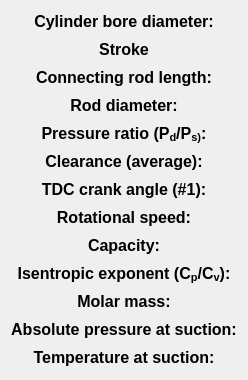
     <widget class="QWidget" name="verticalLayoutWidget_12">
      <property name="geometry">
       <rect>
        <x>20</x>
        <y>14</y>
        <width>239</width>
        <height>377</height>
       </rect>
      </property>
      <layout class="QVBoxLayout" name="verticalLayout_12">
       <item>
        <widget class="QLabel" name="label_20">
         <property name="minimumSize">
          <size>
           <width>0</width>
           <height>22</height>
          </size>
         </property>
         <property name="maximumSize">
          <size>
           <width>16777215</width>
           <height>22</height>
          </size>
         </property>
         <property name="font">
          <font>
           <family>Arial</family>
           <pointsize>12</pointsize>
           <weight>75</weight>
           <italic>false</italic>
           <bold>true</bold>
          </font>
         </property>
         <property name="text">
          <string>&lt;html&gt;&lt;head/&gt;&lt;body&gt;&lt;p align=&quot;center&quot;&gt;Cylinder bore diameter:&lt;/p&gt;&lt;/body&gt;&lt;/html&gt;</string>
         </property>
         <property name="alignment">
          <set>Qt::AlignCenter</set>
         </property>
        </widget>
       </item>
       <item>
        <widget class="QLabel" name="label_21">
         <property name="minimumSize">
          <size>
           <width>0</width>
           <height>22</height>
          </size>
         </property>
         <property name="maximumSize">
          <size>
           <width>16777215</width>
           <height>22</height>
          </size>
         </property>
         <property name="font">
          <font>
           <family>Arial</family>
           <pointsize>12</pointsize>
           <weight>75</weight>
           <italic>false</italic>
           <bold>true</bold>
          </font>
         </property>
         <property name="text">
          <string>&lt;html&gt;&lt;head/&gt;&lt;body&gt;&lt;p align=&quot;center&quot;&gt;Stroke&lt;/p&gt;&lt;/body&gt;&lt;/html&gt;</string>
         </property>
         <property name="alignment">
          <set>Qt::AlignCenter</set>
         </property>
        </widget>
       </item>
       <item>
        <widget class="QLabel" name="label_22">
         <property name="minimumSize">
          <size>
           <width>0</width>
           <height>22</height>
          </size>
         </property>
         <property name="maximumSize">
          <size>
           <width>16777215</width>
           <height>22</height>
          </size>
         </property>
         <property name="font">
          <font>
           <family>Arial</family>
           <pointsize>12</pointsize>
           <weight>75</weight>
           <italic>false</italic>
           <bold>true</bold>
          </font>
         </property>
         <property name="text">
          <string>&lt;html&gt;&lt;head/&gt;&lt;body&gt;&lt;p align=&quot;center&quot;&gt;Connecting rod length:&lt;/p&gt;&lt;/body&gt;&lt;/html&gt;</string>
         </property>
         <property name="alignment">
          <set>Qt::AlignCenter</set>
         </property>
        </widget>
       </item>
       <item>
        <widget class="QLabel" name="label_23">
         <property name="minimumSize">
          <size>
           <width>0</width>
           <height>22</height>
          </size>
         </property>
         <property name="maximumSize">
          <size>
           <width>16777215</width>
           <height>22</height>
          </size>
         </property>
         <property name="font">
          <font>
           <family>Arial</family>
           <pointsize>12</pointsize>
           <weight>75</weight>
           <italic>false</italic>
           <bold>true</bold>
          </font>
         </property>
         <property name="text">
          <string>&lt;html&gt;&lt;head/&gt;&lt;body&gt;&lt;p align=&quot;center&quot;&gt;Rod diameter:&lt;/p&gt;&lt;/body&gt;&lt;/html&gt;</string>
         </property>
         <property name="alignment">
          <set>Qt::AlignCenter</set>
         </property>
        </widget>
       </item>
       <item>
        <widget class="QLabel" name="label_26">
         <property name="minimumSize">
          <size>
           <width>0</width>
           <height>22</height>
          </size>
         </property>
         <property name="maximumSize">
          <size>
           <width>16777215</width>
           <height>22</height>
          </size>
         </property>
         <property name="font">
          <font>
           <family>Arial</family>
           <pointsize>12</pointsize>
           <weight>75</weight>
           <italic>false</italic>
           <bold>true</bold>
          </font>
         </property>
         <property name="text">
          <string>&lt;html&gt;&lt;head/&gt;&lt;body&gt;&lt;p align=&quot;center&quot;&gt;Pressure ratio (P&lt;span style=&quot; vertical-align:sub;&quot;&gt;d&lt;/span&gt;/P&lt;span style=&quot; vertical-align:sub;&quot;&gt;s)&lt;/span&gt;:&lt;/p&gt;&lt;/body&gt;&lt;/html&gt;</string>
         </property>
         <property name="alignment">
          <set>Qt::AlignCenter</set>
         </property>
        </widget>
       </item>
       <item>
        <widget class="QLabel" name="label_27">
         <property name="minimumSize">
          <size>
           <width>0</width>
           <height>22</height>
          </size>
         </property>
         <property name="maximumSize">
          <size>
           <width>16777215</width>
           <height>22</height>
          </size>
         </property>
         <property name="font">
          <font>
           <family>Arial</family>
           <pointsize>12</pointsize>
           <weight>75</weight>
           <italic>false</italic>
           <bold>true</bold>
          </font>
         </property>
         <property name="text">
          <string>&lt;html&gt;&lt;head/&gt;&lt;body&gt;&lt;p align=&quot;center&quot;&gt;Clearance (average):&lt;/p&gt;&lt;/body&gt;&lt;/html&gt;</string>
         </property>
         <property name="alignment">
          <set>Qt::AlignCenter</set>
         </property>
        </widget>
       </item>
       <item>
        <widget class="QLabel" name="label_28">
         <property name="minimumSize">
          <size>
           <width>0</width>
           <height>22</height>
          </size>
         </property>
         <property name="maximumSize">
          <size>
           <width>16777215</width>
           <height>22</height>
          </size>
         </property>
         <property name="font">
          <font>
           <family>Arial</family>
           <pointsize>12</pointsize>
           <weight>75</weight>
           <italic>false</italic>
           <bold>true</bold>
          </font>
         </property>
         <property name="text">
          <string>&lt;html&gt;&lt;head/&gt;&lt;body&gt;&lt;p align=&quot;center&quot;&gt;TDC crank angle (#1):&lt;/p&gt;&lt;/body&gt;&lt;/html&gt;</string>
         </property>
         <property name="alignment">
          <set>Qt::AlignCenter</set>
         </property>
        </widget>
       </item>
       <item>
        <widget class="QLabel" name="label_30">
         <property name="minimumSize">
          <size>
           <width>0</width>
           <height>22</height>
          </size>
         </property>
         <property name="maximumSize">
          <size>
           <width>16777215</width>
           <height>22</height>
          </size>
         </property>
         <property name="font">
          <font>
           <family>Arial</family>
           <pointsize>12</pointsize>
           <weight>75</weight>
           <italic>false</italic>
           <bold>true</bold>
          </font>
         </property>
         <property name="text">
          <string>&lt;html&gt;&lt;head/&gt;&lt;body&gt;&lt;p align=&quot;center&quot;&gt;Rotational speed:&lt;/p&gt;&lt;/body&gt;&lt;/html&gt;</string>
         </property>
         <property name="alignment">
          <set>Qt::AlignCenter</set>
         </property>
        </widget>
       </item>
       <item>
        <widget class="QLabel" name="label_33">
         <property name="minimumSize">
          <size>
           <width>0</width>
           <height>22</height>
          </size>
         </property>
         <property name="maximumSize">
          <size>
           <width>16777215</width>
           <height>22</height>
          </size>
         </property>
         <property name="font">
          <font>
           <family>Arial</family>
           <pointsize>12</pointsize>
           <weight>75</weight>
           <italic>false</italic>
           <bold>true</bold>
          </font>
         </property>
         <property name="text">
          <string>&lt;html&gt;&lt;head/&gt;&lt;body&gt;&lt;p align=&quot;center&quot;&gt;Capacity:&lt;/p&gt;&lt;/body&gt;&lt;/html&gt;</string>
         </property>
         <property name="alignment">
          <set>Qt::AlignCenter</set>
         </property>
        </widget>
       </item>
       <item>
        <widget class="QLabel" name="label_46">
         <property name="minimumSize">
          <size>
           <width>0</width>
           <height>22</height>
          </size>
         </property>
         <property name="maximumSize">
          <size>
           <width>16777215</width>
           <height>22</height>
          </size>
         </property>
         <property name="font">
          <font>
           <family>Arial</family>
           <pointsize>12</pointsize>
           <weight>75</weight>
           <italic>false</italic>
           <bold>true</bold>
          </font>
         </property>
         <property name="text">
          <string>&lt;html&gt;&lt;head/&gt;&lt;body&gt;&lt;p align=&quot;center&quot;&gt;Isentropic exponent (C&lt;span style=&quot; vertical-align:sub;&quot;&gt;p&lt;/span&gt;/C&lt;span style=&quot; vertical-align:sub;&quot;&gt;v&lt;/span&gt;):&lt;/p&gt;&lt;/body&gt;&lt;/html&gt;</string>
         </property>
         <property name="alignment">
          <set>Qt::AlignCenter</set>
         </property>
        </widget>
       </item>
       <item>
        <widget class="QLabel" name="label_35">
         <property name="minimumSize">
          <size>
           <width>0</width>
           <height>22</height>
          </size>
         </property>
         <property name="maximumSize">
          <size>
           <width>16777215</width>
           <height>22</height>
          </size>
         </property>
         <property name="font">
          <font>
           <family>Arial</family>
           <pointsize>12</pointsize>
           <weight>75</weight>
           <italic>false</italic>
           <bold>true</bold>
          </font>
         </property>
         <property name="text">
          <string>&lt;html&gt;&lt;head/&gt;&lt;body&gt;&lt;p align=&quot;center&quot;&gt;Molar mass:&lt;/p&gt;&lt;/body&gt;&lt;/html&gt;</string>
         </property>
         <property name="alignment">
          <set>Qt::AlignCenter</set>
         </property>
        </widget>
       </item>
       <item>
        <widget class="QLabel" name="label_42">
         <property name="minimumSize">
          <size>
           <width>0</width>
           <height>22</height>
          </size>
         </property>
         <property name="maximumSize">
          <size>
           <width>16777215</width>
           <height>22</height>
          </size>
         </property>
         <property name="font">
          <font>
           <family>Arial</family>
           <pointsize>12</pointsize>
           <weight>75</weight>
           <italic>false</italic>
           <bold>true</bold>
          </font>
         </property>
         <property name="text">
          <string>&lt;html&gt;&lt;head/&gt;&lt;body&gt;&lt;p align=&quot;center&quot;&gt;Absolute pressure at suction:&lt;/p&gt;&lt;/body&gt;&lt;/html&gt;</string>
         </property>
         <property name="alignment">
          <set>Qt::AlignCenter</set>
         </property>
        </widget>
       </item>
       <item>
        <widget class="QLabel" name="label_44">
         <property name="minimumSize">
          <size>
           <width>0</width>
           <height>22</height>
          </size>
         </property>
         <property name="maximumSize">
          <size>
           <width>16777215</width>
           <height>22</height>
          </size>
         </property>
         <property name="font">
          <font>
           <family>Arial</family>
           <pointsize>12</pointsize>
           <weight>75</weight>
           <italic>false</italic>
           <bold>true</bold>
          </font>
         </property>
         <property name="text">
          <string>&lt;html&gt;&lt;head/&gt;&lt;body&gt;&lt;p align=&quot;center&quot;&gt;Temperature at suction:&lt;/p&gt;&lt;/body&gt;&lt;/html&gt;</string>
         </property>
         <property name="alignment">
          <set>Qt::AlignCenter</set>
         </property>
        </widget>
       </item>
      </layout>
     </widget>
